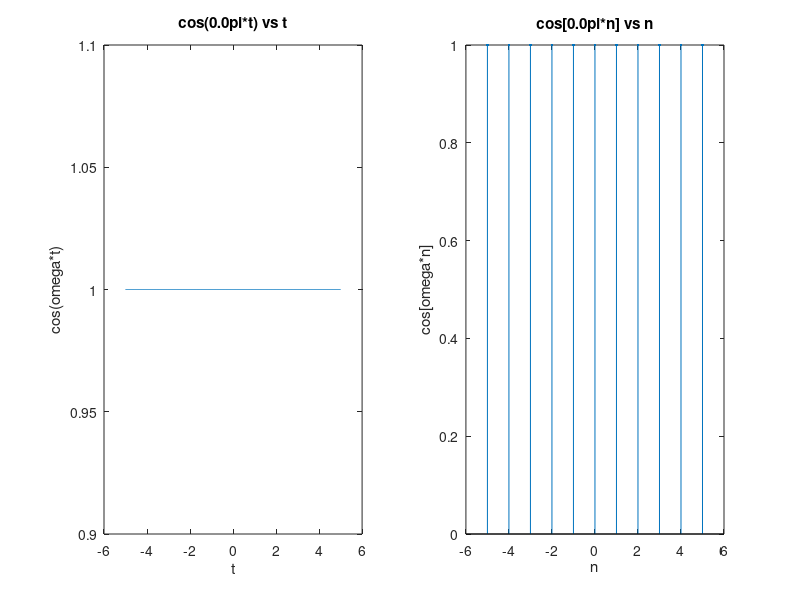
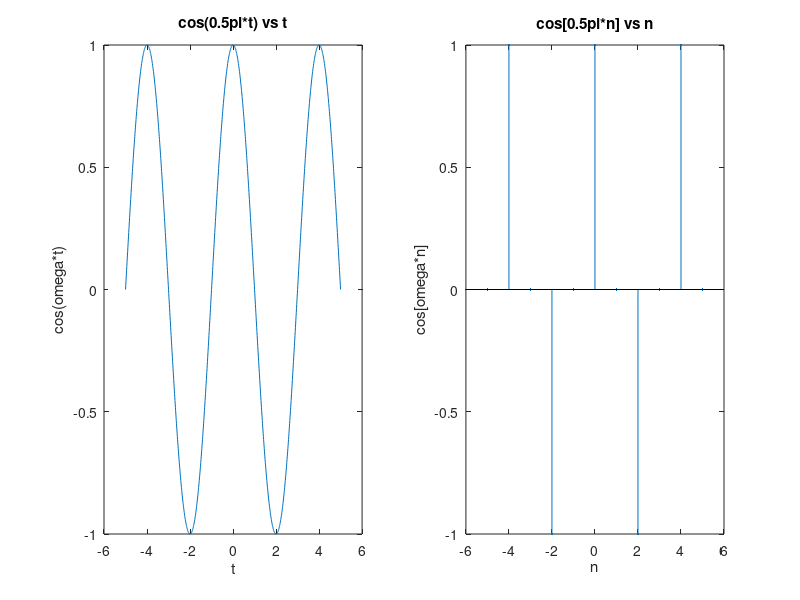
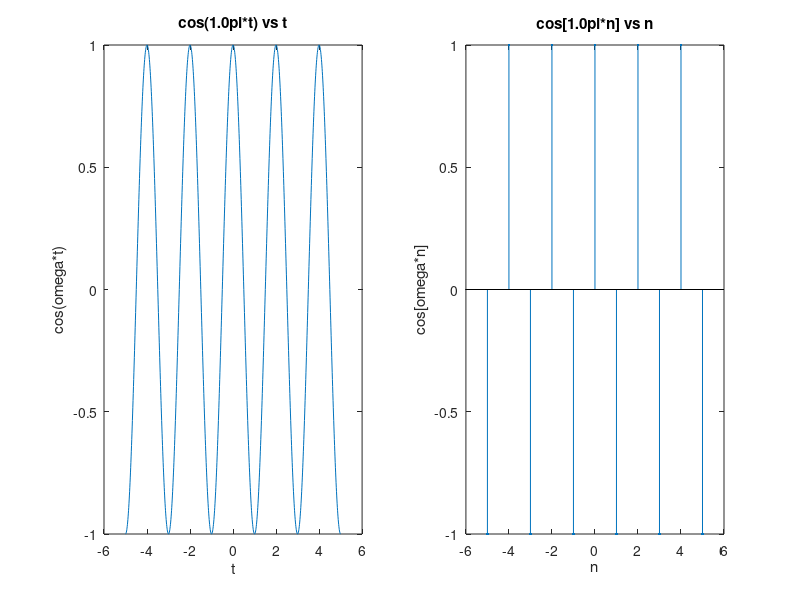
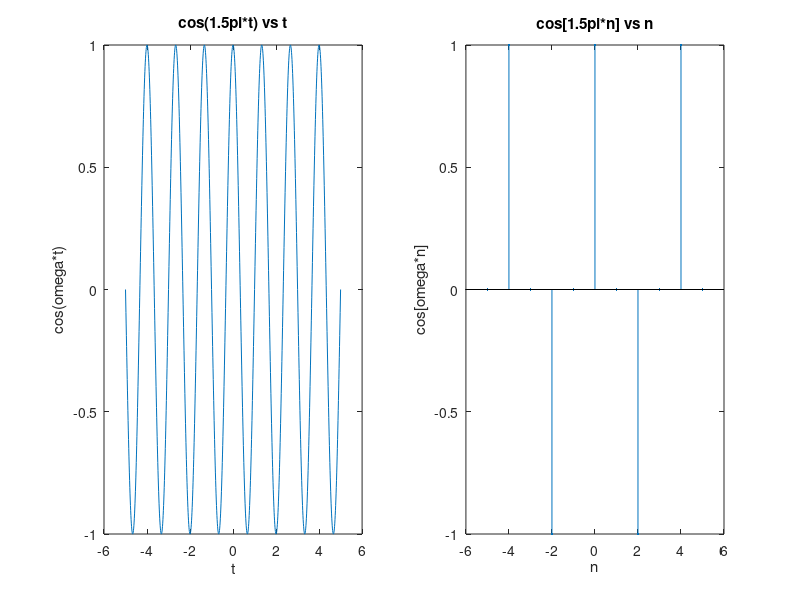

These charts were generated, in order, by the following MATLAB code:
t = -5:0.01:5;
n = -5:5;

omega = [0 pi/2 pi 3/2*pi 2*pi];

cos_cont = zeros(length(omega), length(t));
cos_disc = zeros(length(omega), length(n));
for i=1:length(omega)
    cos_cont(i,:) = cos(omega(i).*t);

    cos_disc(i,:) = cos(omega(i).*n);
    
    figure(i);
    subplot(1,2,1);
    plot(t,cos_cont(i,:)); 
    xlabel('t');
    ylabel('cos(omega*t)');
    title(sprintf('cos(%.1fpi*t) vs t',omega(i)/pi));

    subplot(1,2,2);
    stem(n,cos_disc(i,:),'.');
    xlabel('n');
    ylabel('cos[omega*n]');
    title(sprintf('cos[%.1fpi*n] vs n',omega(i)/pi));
    
end
